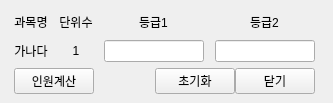
<?xml version="1.0" encoding="UTF-8"?>
<ui version="4.0">
 <class>GradeCalc</class>
 <widget class="QMainWindow" name="GradeCalc">
  <property name="geometry">
   <rect>
    <x>0</x>
    <y>0</y>
    <width>333</width>
    <height>103</height>
   </rect>
  </property>
  <property name="windowTitle">
   <string>예상등급계산</string>
  </property>
  <widget class="QWidget" name="centralwidget">
   <layout class="QGridLayout" name="glMain">
    <item row="1" column="3">
     <widget class="QLineEdit" name="lnGrade2">
      <property name="sizePolicy">
       <sizepolicy hsizetype="Minimum" vsizetype="Fixed">
        <horstretch>0</horstretch>
        <verstretch>0</verstretch>
       </sizepolicy>
      </property>
      <property name="maximumSize">
       <size>
        <width>100</width>
        <height>16777215</height>
       </size>
      </property>
      <property name="inputMask">
       <string>d</string>
      </property>
      <property name="alignment">
       <set>Qt::AlignCenter</set>
      </property>
     </widget>
    </item>
    <item row="0" column="2" alignment="Qt::AlignHCenter">
     <widget class="QLabel" name="lbTitleGrade1">
      <property name="sizePolicy">
       <sizepolicy hsizetype="Fixed" vsizetype="Preferred">
        <horstretch>0</horstretch>
        <verstretch>0</verstretch>
       </sizepolicy>
      </property>
      <property name="text">
       <string>등급1</string>
      </property>
      <property name="alignment">
       <set>Qt::AlignCenter</set>
      </property>
     </widget>
    </item>
    <item row="1" column="2">
     <widget class="QLineEdit" name="lnGrade1">
      <property name="sizePolicy">
       <sizepolicy hsizetype="Minimum" vsizetype="Fixed">
        <horstretch>0</horstretch>
        <verstretch>0</verstretch>
       </sizepolicy>
      </property>
      <property name="maximumSize">
       <size>
        <width>100</width>
        <height>16777215</height>
       </size>
      </property>
      <property name="inputMask">
       <string>D</string>
      </property>
      <property name="alignment">
       <set>Qt::AlignCenter</set>
      </property>
     </widget>
    </item>
    <item row="1" column="0">
     <widget class="QLabel" name="lbSubject">
      <property name="sizePolicy">
       <sizepolicy hsizetype="Fixed" vsizetype="Preferred">
        <horstretch>0</horstretch>
        <verstretch>0</verstretch>
       </sizepolicy>
      </property>
      <property name="text">
       <string>가나다</string>
      </property>
      <property name="alignment">
       <set>Qt::AlignCenter</set>
      </property>
     </widget>
    </item>
    <item row="0" column="0">
     <widget class="QLabel" name="lbTitleSubject">
      <property name="sizePolicy">
       <sizepolicy hsizetype="Fixed" vsizetype="Preferred">
        <horstretch>0</horstretch>
        <verstretch>0</verstretch>
       </sizepolicy>
      </property>
      <property name="text">
       <string>과목명</string>
      </property>
      <property name="alignment">
       <set>Qt::AlignCenter</set>
      </property>
     </widget>
    </item>
    <item row="0" column="3" alignment="Qt::AlignHCenter">
     <widget class="QLabel" name="lbTitleGrade2">
      <property name="sizePolicy">
       <sizepolicy hsizetype="Fixed" vsizetype="Preferred">
        <horstretch>0</horstretch>
        <verstretch>0</verstretch>
       </sizepolicy>
      </property>
      <property name="text">
       <string>등급2</string>
      </property>
      <property name="alignment">
       <set>Qt::AlignCenter</set>
      </property>
     </widget>
    </item>
    <item row="2" column="0" colspan="4">
     <widget class="QWidget" name="widBot" native="true">
      <layout class="QHBoxLayout" name="hlBot">
       <property name="spacing">
        <number>0</number>
       </property>
       <property name="leftMargin">
        <number>0</number>
       </property>
       <property name="topMargin">
        <number>0</number>
       </property>
       <property name="rightMargin">
        <number>0</number>
       </property>
       <property name="bottomMargin">
        <number>0</number>
       </property>
       <item>
        <widget class="QPushButton" name="btnAdd">
         <property name="sizePolicy">
          <sizepolicy hsizetype="Fixed" vsizetype="Fixed">
           <horstretch>0</horstretch>
           <verstretch>0</verstretch>
          </sizepolicy>
         </property>
         <property name="text">
          <string>인원계산</string>
         </property>
        </widget>
       </item>
       <item>
        <spacer name="spH">
         <property name="orientation">
          <enum>Qt::Horizontal</enum>
         </property>
         <property name="sizeHint" stdset="0">
          <size>
           <width>40</width>
           <height>20</height>
          </size>
         </property>
        </spacer>
       </item>
       <item>
        <widget class="QPushButton" name="btnCancel">
         <property name="sizePolicy">
          <sizepolicy hsizetype="Fixed" vsizetype="Fixed">
           <horstretch>0</horstretch>
           <verstretch>0</verstretch>
          </sizepolicy>
         </property>
         <property name="text">
          <string>초기화</string>
         </property>
        </widget>
       </item>
       <item>
        <widget class="QPushButton" name="btnSet">
         <property name="sizePolicy">
          <sizepolicy hsizetype="Fixed" vsizetype="Fixed">
           <horstretch>0</horstretch>
           <verstretch>0</verstretch>
          </sizepolicy>
         </property>
         <property name="text">
          <string>닫기</string>
         </property>
        </widget>
       </item>
      </layout>
     </widget>
    </item>
    <item row="1" column="1">
     <widget class="QLabel" name="lbNum">
      <property name="sizePolicy">
       <sizepolicy hsizetype="Ignored" vsizetype="Preferred">
        <horstretch>0</horstretch>
        <verstretch>0</verstretch>
       </sizepolicy>
      </property>
      <property name="text">
       <string>1</string>
      </property>
      <property name="alignment">
       <set>Qt::AlignCenter</set>
      </property>
     </widget>
    </item>
    <item row="0" column="1">
     <widget class="QLabel" name="lbTitleNum">
      <property name="sizePolicy">
       <sizepolicy hsizetype="Fixed" vsizetype="Preferred">
        <horstretch>0</horstretch>
        <verstretch>0</verstretch>
       </sizepolicy>
      </property>
      <property name="text">
       <string>단위수</string>
      </property>
      <property name="alignment">
       <set>Qt::AlignCenter</set>
      </property>
     </widget>
    </item>
   </layout>
  </widget>
 </widget>
 <tabstops>
  <tabstop>lnGrade1</tabstop>
  <tabstop>lnGrade2</tabstop>
  <tabstop>btnAdd</tabstop>
  <tabstop>btnCancel</tabstop>
  <tabstop>btnSet</tabstop>
 </tabstops>
 <resources/>
 <connections/>
</ui>
